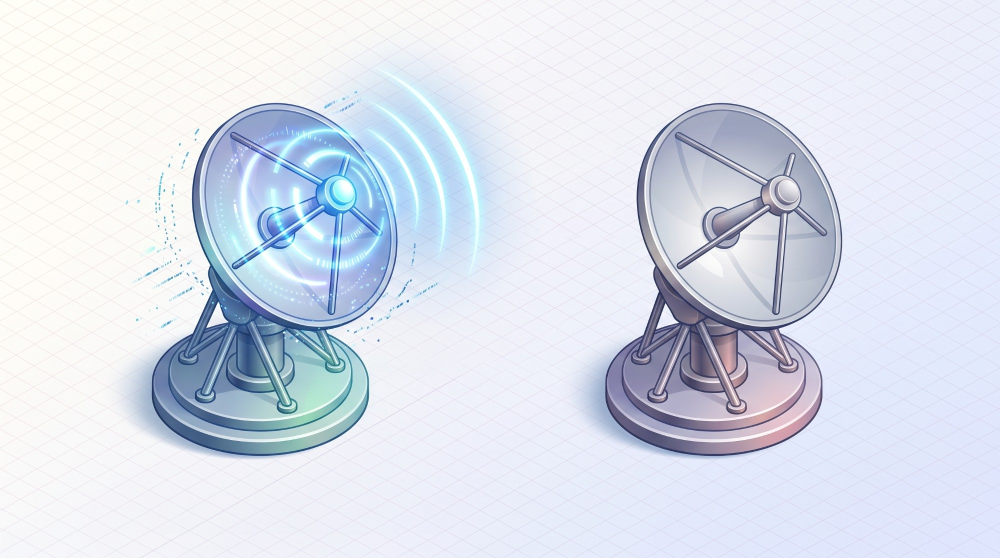
#> input picture design/assets/dish-states.jpg, 2000 x 1116 px, found by its file name (shown at 1/2 size)
$ python build_dish_art.py design/assets/dish-states.jpg public/dish
#> lines starting #> are read from the running program, lines starting #| are printed output that depends on the picture; after the words box and inside, x2 and y2 are one past the last pixel; in counts of white or black regions, pixels touching at a corner belong together
# Build the Earth-link dish artwork from design/assets/dish-states.jpg (left: active, right: inactive).
# The inactive drawing is aligned onto the active one (shift + slight shear, found by edge correlation),
# the light background is removed, and both are written on the same canvas so only the state changes.
# Usage: .venv/bin/python tools/art/build_dish_art.py design/assets/dish-states.jpg public/dish
# Writes the two layers to apps/web/public/dish and the wave geometry to apps/web/src/views/hud/dish-art.json.
import json, sys
import numpy as np
from PIL import Image
from scipy import ndimage

src, out = sys.argv[1], sys.argv[2]
A = np.asarray(Image.open(src).convert('RGB')).astype(float)
Y0, Y1, X0, X1 = 110, 950, 230, 1010                    # frame around the active dish and its waves
yy, xx = np.mgrid[Y0:Y1, X0:X1]
active = A[Y0:Y1, X0:X1]
Xs = xx + 896 + 0.04 * (yy - 560)                       # where the inactive dish sits in the source
inactive = np.dstack([ndimage.map_coordinates(A[..., c], [yy, Xs], order=1, mode='nearest') for c in range(3)])
Image.fromarray(active.astype(np.uint8)).save(f'{out}/dish-active-tile.jpg', quality=92)
Image.fromarray(inactive.astype(np.uint8)).save(f'{out}/dish-inactive-tile.jpg', quality=92)

def cutout(a, glow, body=None):
#> called with glow = False
    mn, mx = a.min(2), a.max(2); sat = mx - mn; blu = a[..., 2] - a[..., 0]
    light = mn > 150
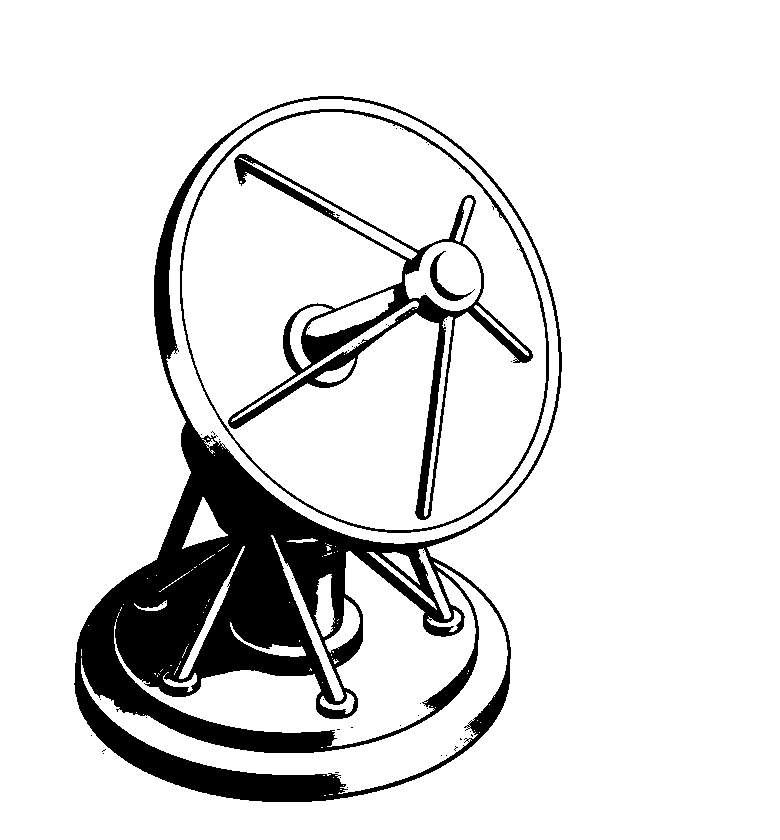
#> light: shape (840, 780) bool; 87.8% white; 47 black regions (43 under 20 px), largest, box (x1, y1, x2, y2) and area: (74, 96, 562, 802) 64274, (228, 154, 533, 520) 11498, (180, 109, 549, 533) 3495, (430, 251, 475, 301) 439
    lab, _ = ndimage.label(light)
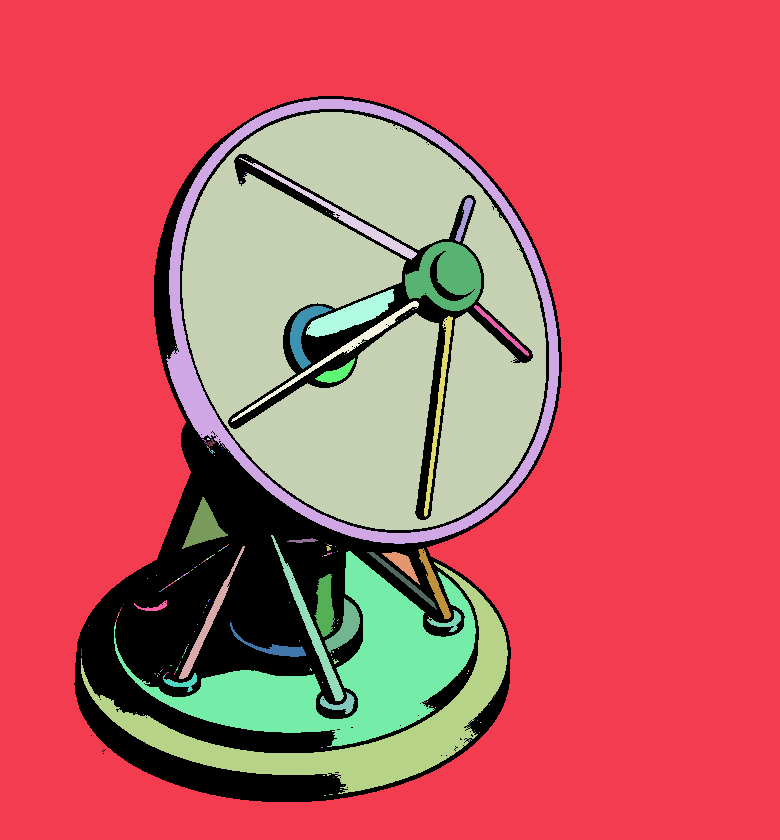
#> lab: shape (840, 780) int32; 215 distinct labels, from 0 to 214; one colour per label, 0 black
    border = set(np.unique(np.concatenate([lab[0], lab[-1], lab[:, 0], lab[:, -1]]))) - {0}
#> border = 1 item
    outer = np.isin(lab, list(border))
#> outer: shape (840, 780) bool; 62.6% white; 4 black regions (3 under 20 px), largest, box (x1, y1, x2, y2) and area: (74, 96, 562, 802) 244808
    w = (outer & (sat < 20)).astype(float)
#> w: shape (840, 780) float64; values 0 (black) and 1 (white), 37% white; 237 white regions (205 under 20 px), largest, box (x1, y1, x2, y2) and area: (0, 0, 780, 840) 240307, (146, 800, 172, 812) 247, (604, 380, 621, 386) 96
    den = ndimage.gaussian_filter(w, 30)
    bg = np.maximum(np.where(den > 1e-3, ndimage.gaussian_filter(mn * w, 30) / np.maximum(den, 1e-3), 244), 200)
    al = np.clip((bg - mn) / (bg - 55), 0, 1)
    al = np.where(sat < 25, np.clip((al - 0.12) / 0.88, 0, 1), al)
    alpha = np.where(outer, al, 1.0)
    col = np.clip((a - (1 - alpha[..., None]) * bg[..., None]) / np.maximum(alpha[..., None], 0.02), 0, 255)
    solid = ~outer | (al > 0.9)
    if glow:
        # The waves are white arcs inside a blue haze cone. On a dark page: crisp white-cyan arcs,
        # a soft cyan bloom around them, and the haze as a faint blue glow.
        strong = ndimage.uniform_filter((blu > 40).astype(float), 25)
        arcs = outer & ~body & (mn > 222) & (blu < 28) & (strong > 0.3)
        arcs = ndimage.binary_opening(arcs, iterations=1)
        arcA = np.clip(ndimage.gaussian_filter(arcs.astype(float), 1.0) * 1.6, 0, 1)
        bloom = np.clip(ndimage.gaussian_filter(arcs.astype(float), 5) * 1.4, 0, 1) * 0.55
        haze = np.clip((blu - 25) / 70, 0, 1) * 0.4 * outer
        arcC = np.array([232, 246, 255.]); bloomC = np.array([120, 200, 255.]); hazeC = np.array([80, 160, 255.])
        ga = np.maximum.reduce([arcA, bloom, haze])
        gc = np.where((arcA >= np.maximum(bloom, haze))[..., None], arcC, np.where((bloom >= haze)[..., None], bloomC, hazeC))
        use = outer & ~body & (ga > alpha * 0.8)
        col = np.where(use[..., None], gc, col); alpha = np.where(use, ga, alpha)
    else:
        # drop faint specks and the drop shadow; keep the dish and anything attached to it
        alpha = np.where(outer & (al < 0.45), 0, alpha)
        if body is not None:                              # inside the dish silhouette everything is solid
            alpha = np.where(body, 1.0, alpha); col = np.where(body[..., None], a, col)
    lab2, n2 = ndimage.label(alpha > 0.3)
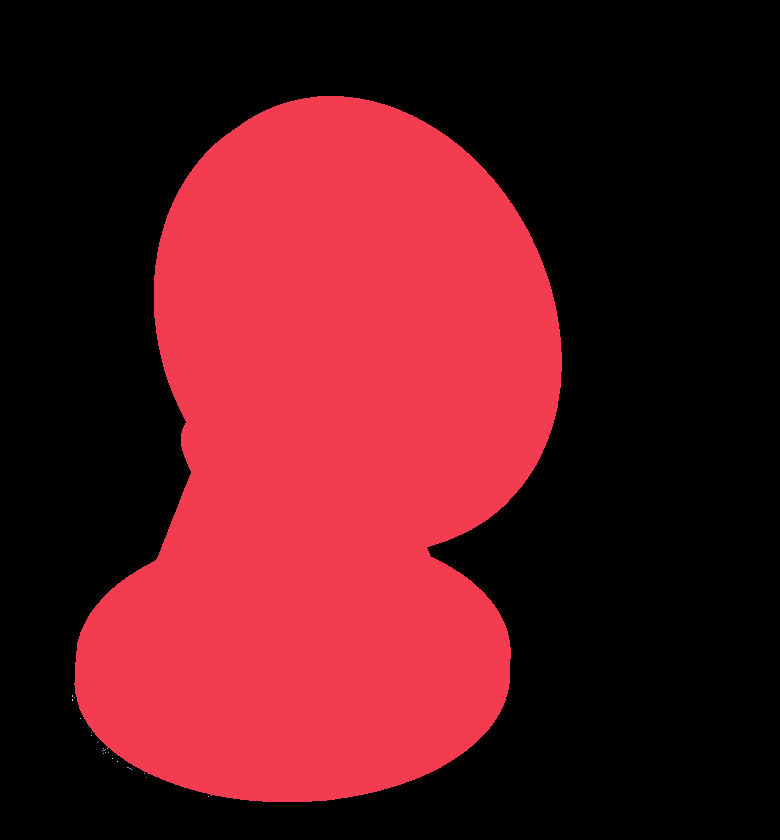
#> lab2: shape (840, 780) int32; 26 distinct labels, from 0 to 25; one colour per label, 0 black
#> n2 = 25
    if n2 and not glow:
        sizes = ndimage.sum(np.ones_like(alpha), lab2, index=np.arange(n2 + 1)); sizes[0] = 0
#> after `sizes = ndimage.sum(np.ones_like(alpha), lab2, index=np.arange(n2 + 1)`: sizes = 26 values, max 410318 at index 0, min 1 at index 3, mean 25200
        alpha = np.where((lab2 > 0) & (sizes[lab2] < 400), 0, alpha)
    alpha = ndimage.gaussian_filter(alpha, 0.6)
    return Image.fromarray(np.dstack([col, np.clip(alpha, 0, 1) * 255]).astype(np.uint8))

off = cutout(inactive, False)
body = ndimage.binary_fill_holes(ndimage.binary_closing(np.asarray(off.getchannel('A')) > 128, iterations=4))
#> body: shape (840, 780) bool; 37.4% white; 1 white region, box (x1, y1, x2, y2) and area: (74, 96, 562, 802) 244831
body = ndimage.binary_erosion(body, iterations=2)
#> body: shape (840, 780) bool; 36.8% white; 1 white region, box (x1, y1, x2, y2) and area: (76, 98, 560, 800) 241087
on = cutout(active, False, body)                         # the dish body only; the page draws the radio waves
#> call 2 of cutout, with glow = False
#> in cutout (call 2), `lab, _ = ndimage.label(light)`:
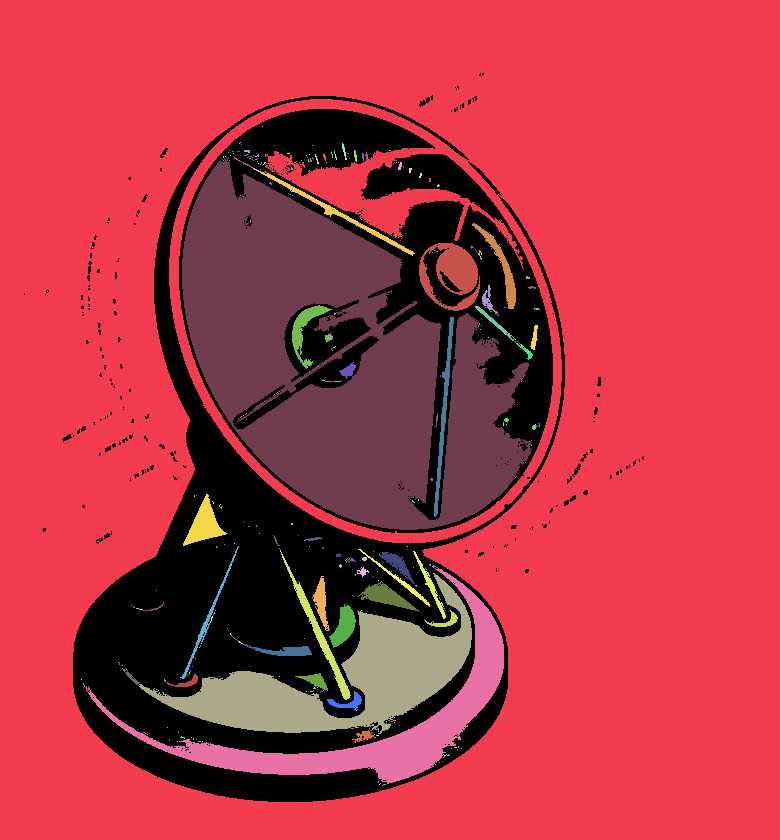
#> lab: shape (840, 780) int32; 430 distinct labels, from 0 to 429; one colour per label, 0 black
#> in cutout (call 2), `al = np.clip((bg - mn) / (bg - 55), 0, 1)`:
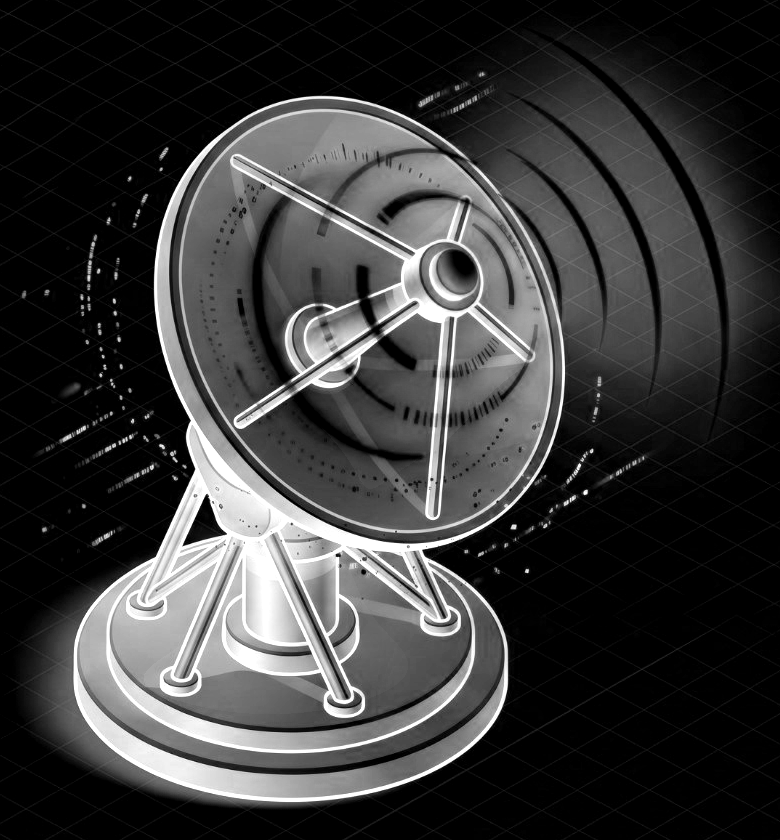
#> al: shape (840, 780) float64; min 0, max 1, mean 0.229
#> in cutout (call 2), `col = np.where(body[..., None], a, col)`:
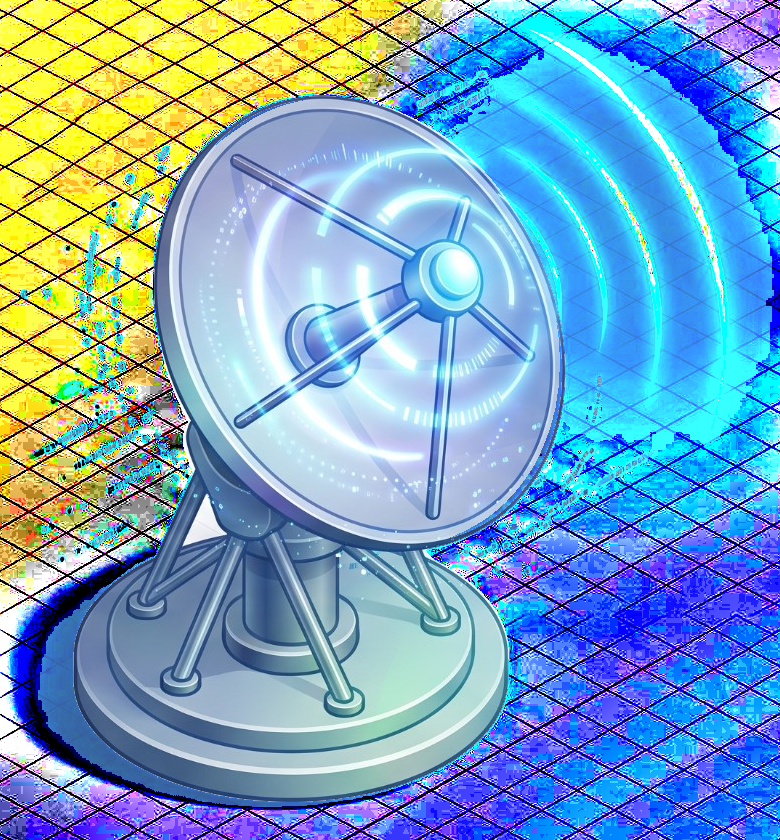
#> col: shape (840, 780, 3) float64; mean R, G, B 120.3, 164.4, 195.6
#> in cutout (call 2), `lab2, n2 = ndimage.label(alpha > 0.3)`:
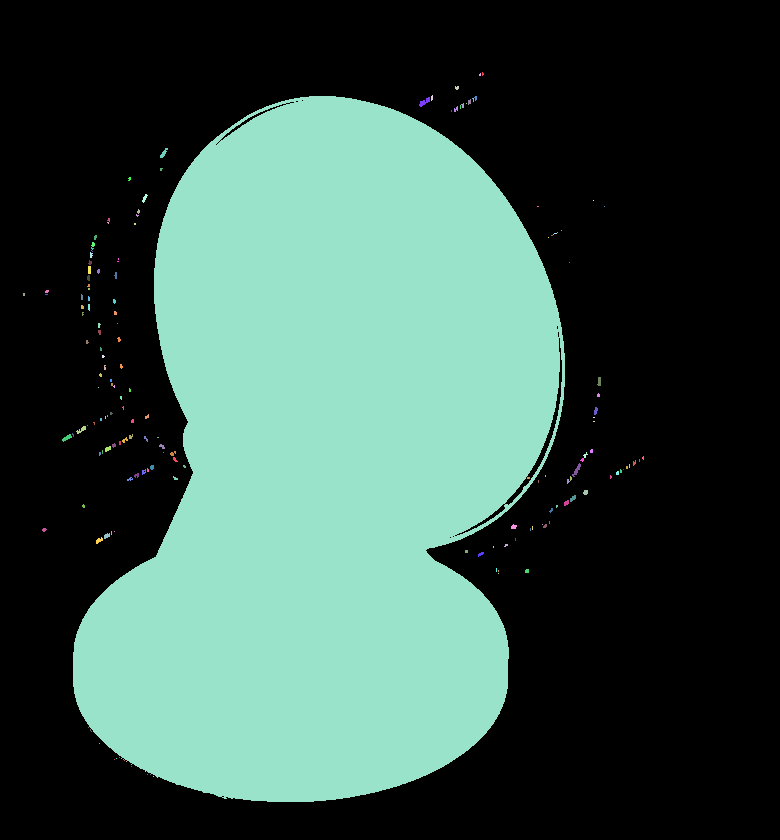
#> lab2: shape (840, 780) int32; 173 distinct labels, from 0 to 172; one colour per label, 0 black
#> in cutout (call 2), `lab2, n2 = ndimage.label(alpha > 0.3)`: n2 = 172
#> in cutout (call 2), `sizes = ndimage.sum(np.ones_like(alpha), lab2, index=np.arange(n2 + 1)`: sizes = 173 values, max 408195 at index 0, min 1 at index 11, mean 3787.3
# fixed canvas: both dishes plus room for the waves, which spread up and right from the feed horn
FX, FY = 680 - X0, 378 - Y0                              # wave centre (just behind the feed horn), frame coords
RADII, A0, A1 = [135, 185, 250], -65, 22                 # wave radii (px) and angular span (deg, y down)
bb = [im.getchannel('A').point(lambda v: 255 if v > 24 else 0).getbbox() for im in (on, off)]
#> bb = [(72, 95, 566, 803), (73, 95, 563, 803)]
box = [min(b[0] for b in bb), min(b[1] for b in bb), max(b[2] for b in bb), max(b[3] for b in bb)]
#> box = [72, 95, 566, 803]
box[1] = min(box[1], int(FY - RADII[-1] * np.sin(np.radians(-A0))) - 14)
box[2] = max(box[2], int(FX + RADII[-1]) + 14)
on, off = on.crop(tuple(box)), off.crop(tuple(box))
on.save(f'{out}/dish-active.png', optimize=True); off.save(f'{out}/dish-inactive.png', optimize=True)
H = 260; sc = H / on.height; size = (round(on.width * sc), H)
on.resize(size, Image.LANCZOS).save(f'{out}/dish-active.webp', quality=86, method=6)
off.resize(size, Image.LANCZOS).save(f'{out}/dish-inactive.webp', quality=86, method=6)
geo = {'width': size[0], 'height': size[1], 'fx': round((FX - box[0]) * sc, 2), 'fy': round((FY - box[1]) * sc, 2),
       'radii': [round(r * sc, 2) for r in RADII], 'a0': A0, 'a1': A1}
#> geo = {'width': 215, 'height': 260, 'fx': 126.7, 'fy': 80.75, 'radii': [45.23, 61.98, 83.76], 'a0': -65, 'a1': 22}
json.dump(geo, open('apps/web/src/views/hud/dish-art.json', 'w'), indent=1)
print(geo)
#| {'width': 215, 'height': 260, 'fx': 126.65, 'fy': 80.75, 'radii': [45.23, 61.98, 83.76], 'a0': -65, 'a1': 22}

$ run again, with design/assets/battery-states.jpg copied over design/assets/dish-states.jpg
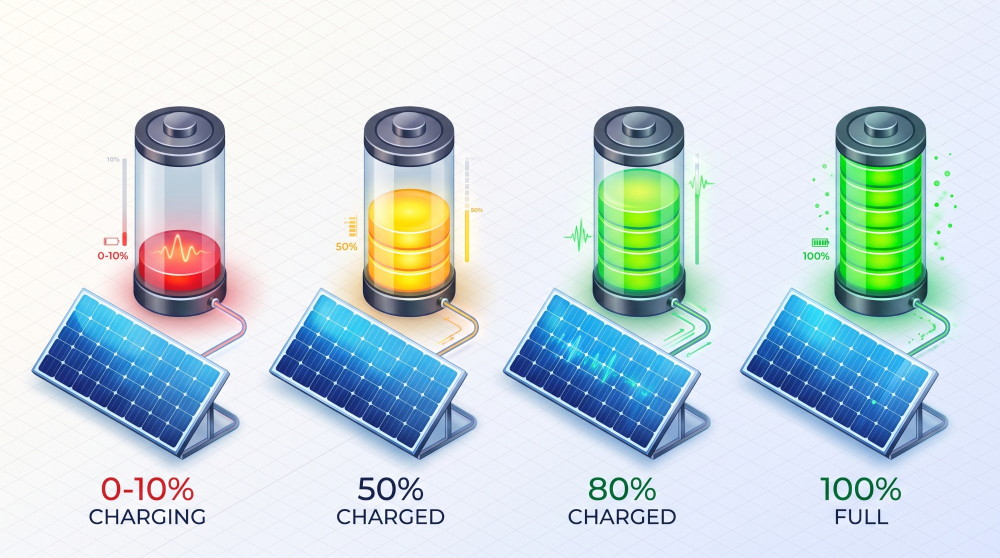
#> input picture design/assets/battery-states.jpg, 2000 x 1116 px, found by its file name (shown at 1/2 size)
#> light: shape (840, 780) bool; 60.9% white; 82 black regions (43 under 20 px), largest, box (x1, y1, x2, y2) and area: (533, 102, 771, 611) 72938, (0, 102, 292, 810) 72257, (360, 479, 723, 786) 54954
#> in cutout, `lab, _ = ndimage.label(light)`:
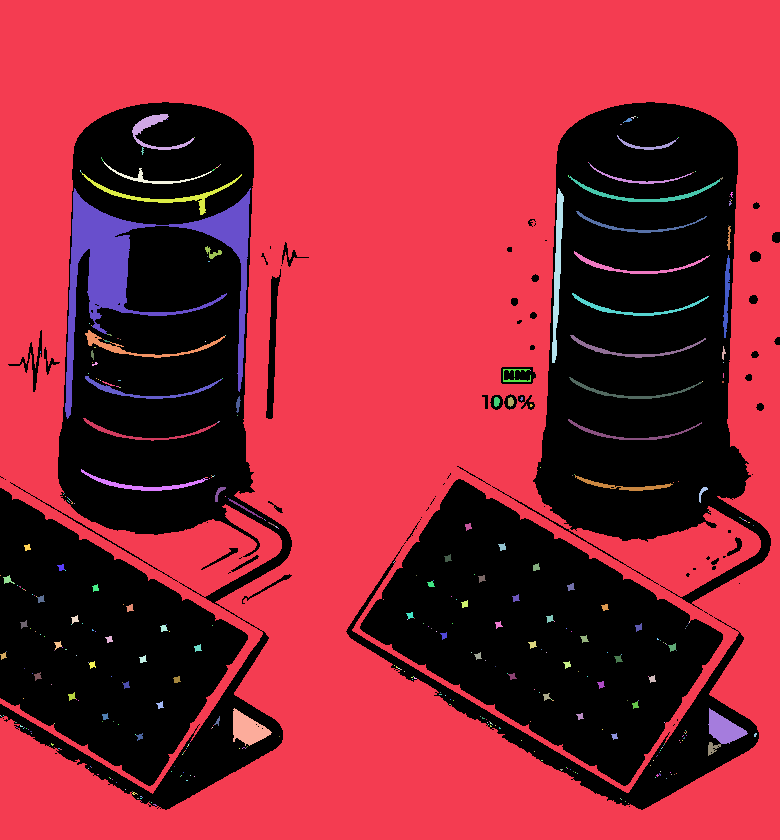
#> lab: shape (840, 780) int32; 425 distinct labels, from 0 to 424; one colour per label, 0 black
#> border = 4 items
#> outer: shape (840, 780) bool; 57.5% white; 73 black regions (34 under 20 px), largest, box (x1, y1, x2, y2) and area: (0, 102, 292, 810) 86194, (533, 102, 771, 611) 78082, (360, 479, 723, 786) 56039
#> w: shape (840, 780) float64; values 0 (black) and 1 (white), 29.9% white; 696 white regions (630 under 20 px), largest, box (x1, y1, x2, y2) and area: (0, 0, 780, 578) 177599, (0, 760, 106, 840) 4899, (732, 123, 780, 226) 1924
#> lab2: shape (840, 780) int32; 229 distinct labels, from 0 to 228
#> n2 = 228
#> sizes = 229 values, max 374255 at index 0, min 1 at index 12, mean 2861.1
#> light: shape (840, 780) bool; 68.8% white; 190 black regions (156 under 20 px), largest, box (x1, y1, x2, y2) and area: (322, 479, 685, 786) 54583, (37, 103, 263, 607) 42718, (495, 267, 728, 631) 38329
#> lab: shape (840, 780) int32; 824 distinct labels, from 0 to 823
#> outer: shape (840, 780) bool; 62.7% white; 183 black regions (149 under 20 px), largest, box (x1, y1, x2, y2) and area: (37, 103, 263, 607) 73747, (322, 479, 685, 786) 55888, (495, 267, 728, 631) 40134
#> w: shape (840, 780) float64; values 0 (black) and 1 (white), 51.7% white; 56 black regions (41 under 20 px), largest, box (x1, y1, x2, y2) and area: (306, 263, 737, 835) 146762, (0, 103, 283, 826) 142348, (497, 103, 680, 311) 23810
#> in cutout (call 2), `lab2, n2 = ndimage.label(alpha > 0.3)`:
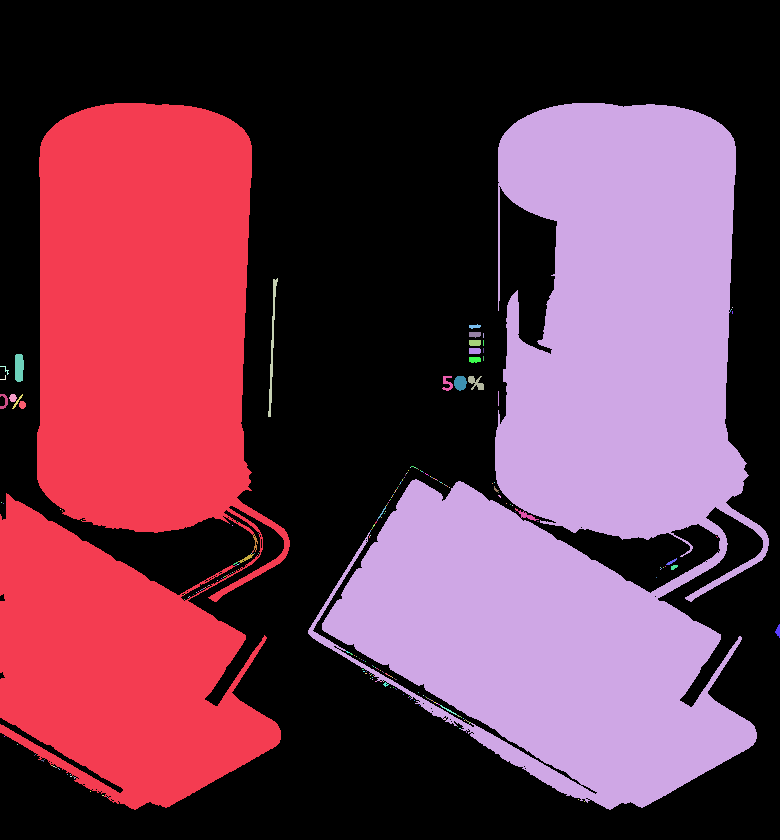
#> lab2: shape (840, 780) int32; 246 distinct labels, from 0 to 245; one colour per label, 0 black
#> n2 = 245
#> sizes = 246 values, max 342269 at index 0, min 1 at index 4, mean 2663.4
#> bb = [(0, 102, 770, 811), (0, 101, 772, 811)]
#> box = [0, 101, 772, 811]
#> geo = {'width': 256, 'height': 260, 'fx': 149.2, 'fy': 79.92, 'radii': [44.77, 61.35, 82.91], 'a0': -65, 'a1': 22}
#| {'width': 256, 'height': 260, 'fx': 149.23, 'fy': 79.92, 'radii': [44.77, 61.35, 82.91], 'a0': -65, 'a1': 22}
